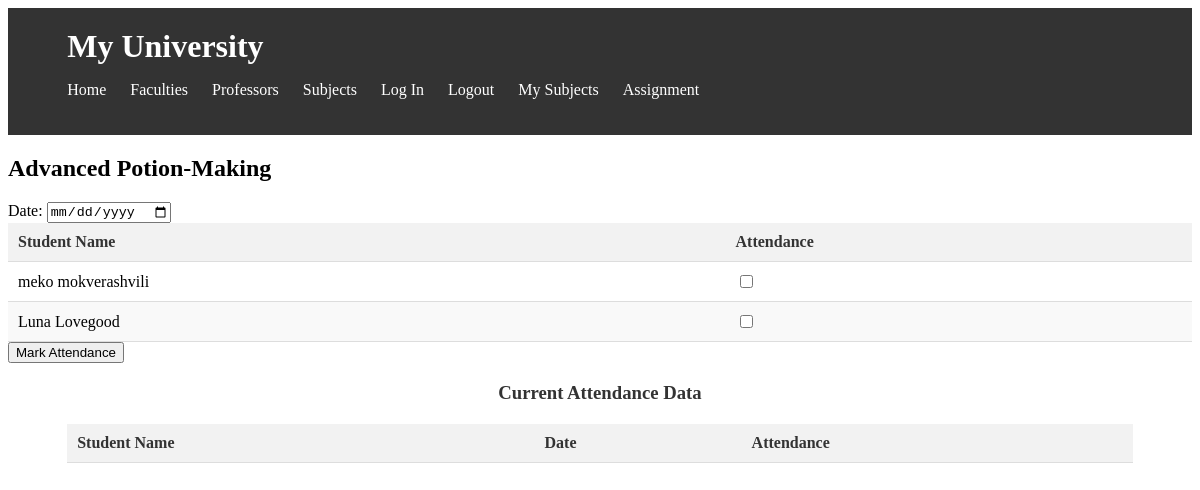
Before: /mark_attendance/1/ (signed in) with the older database file.
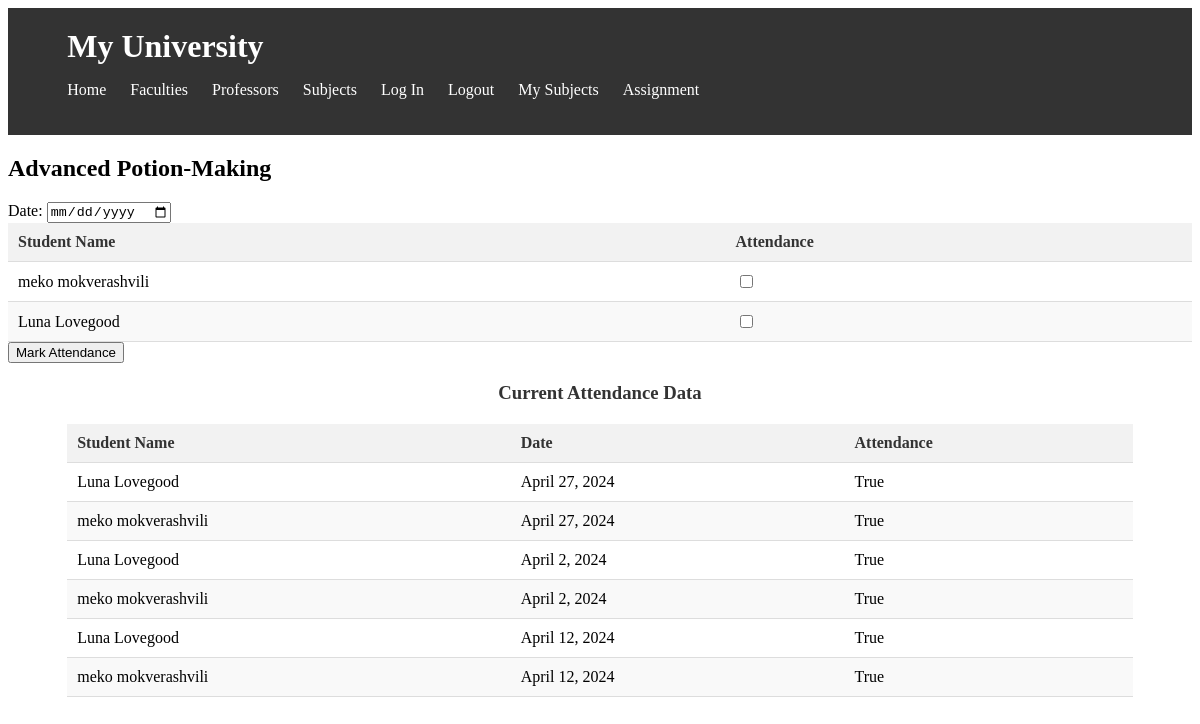
After: the same page with the newer database file.
### university/models/course.py (models this page shows, shortened)
class Course(models.Model):
    name = models.CharField(max_length=100, verbose_name=_('Course Name'))
    description = models.TextField(verbose_name=_('Description'))
    professor = models.ForeignKey('university.Professor', on_delete=models.CASCADE, related_name='courses',
                                  verbose_name=_('Professor'), blank=True, null=True)
    syllabus = models.FileField(upload_to='university/syllabus/', verbose_name=_('Syllabus'))
    number_of_credits = models.PositiveIntegerField(verbose_name=_('Number of Credits'), default=0, blank=True)
    created_at = models.DateTimeField(auto_now_add=True, verbose_name=_('Created At'))
    updated_at = models.DateTimeField(auto_now=True, verbose_name=_('Updated At'))
    class Meta:
        verbose_name = _('Course')
        verbose_name_plural = _('Courses')
        ordering = ('-created_at',)

### university/models/Taking_Subjects.py (models this page shows, shortened)
class TakingSubjects(models.Model):
    student = models.ForeignKey(Student, on_delete=models.CASCADE, related_name='taken_subjects',
                                 verbose_name=_('Student'))
    course = models.ForeignKey(Course, on_delete=models.CASCADE, related_name='students_taking',
                               verbose_name=_('Course'))
    semester = models.PositiveIntegerField(verbose_name=_('Semester'), default=1,
                                           validators=[MinValueValidator(1), MaxValueValidator(8)])  # Assuming a semester range from 1 to 8
    created_at = models.DateTimeField(auto_now_add=True, verbose_name=_('Created At'))
    updated_at = models.DateTimeField(auto_now=True, verbose_name=_('Updated At'))
    class Meta:
        verbose_name = _('Taking Subject')
        verbose_name_plural = _('Taking Subjects')
        ordering = ('-created_at',)

### university/models/student.py (models this page shows, shortened)
class Student(models.Model):
    user = models.OneToOneField(User, on_delete=models.SET_NULL, related_name='student', null=True, blank=True)
    first_name = models.CharField(max_length=100, verbose_name=_('First Name'))
    last_name = models.CharField(max_length=100, verbose_name=_('Last Name'))
    email = models.EmailField(max_length=100, verbose_name=_('Email'), default='', blank=True)
    gpa = models.FloatField(
        verbose_name='GPA',
        validators=[MaxValueValidator(4.0)],
        default=0.0
    )
    faculty = models.ForeignKey('university.Faculty', on_delete=models.CASCADE, related_name='students',
                                verbose_name=_('Faculty'), blank=True, null=True)
    created_at = models.DateTimeField(auto_now_add=True, verbose_name=_('Created At'))
    updated_at = models.DateTimeField(auto_now=True, verbose_name=_('Updated At'))
    class Meta:
        verbose_name = _('Student')
        verbose_name_plural = _('Students')
        ordering = ('-created_at',)

### university/models/attendance.py (models this page shows, shortened)
class Attendance(models.Model):
    student = models.ForeignKey(Student, on_delete=models.CASCADE, related_name='attendances',
                                 verbose_name=_('Student'))
    course = models.ForeignKey(Course, on_delete=models.CASCADE, related_name='attendances',
                               verbose_name=_('Course'))
    date = models.DateField(verbose_name=_('Date'))
    is_present = models.BooleanField(default=True, verbose_name=_('Is Present'))
    created_at = models.DateTimeField(auto_now_add=True, verbose_name=_('Created At'))
    updated_at = models.DateTimeField(auto_now=True, verbose_name=_('Updated At'))
    class Meta:
        verbose_name = _('Attendance')
        verbose_name_plural = _('Attendances')
        ordering = ('-created_at',)

### university/views/professor.py (the view, shortened to what this page needs)
# urls.py: path('mark_attendance/<int:subject_id>/', mark_attendance, name='mark_attendance'),
@login_required
def mark_attendance(request, subject_id):
    all_attendance = Attendance.objects.filter(course=subject_id)
    subject = get_object_or_404(Course, id=subject_id)
    students_taking_course = TakingSubjects.objects.filter(course=subject)
    courses_with_students = [{'course': subject, 'students': students_taking_course}]
    return render(request, 'university/mark_attendance.html',
                  {'courses_with_students': courses_with_students, 'all_attendance': all_attendance})

### university/templates/university/mark_attendance.html (shortened to what this page needs)
{% include 'university/header.html' %}
{% for course_with_students in courses_with_students %}
    <h2>{{ course_with_students.course.name }}</h2>
    <form method="post">
        <label for="date">Date:</label>
        <input type="date" id="date" name="date">
        <table>
            <thead>
                <tr>
                    <th>Student Name</th>
                    <th>Attendance</th>
                </tr>
            </thead>
            <tbody>
                {% for student in course_with_students.students %}
                    <tr>
                        <td>{{ student.student.first_name }} {{ student.student.last_name }}</td>
                        <td>
                            <input type="checkbox" name="attended_{{ student.student.id }}" value="True">
                        </td>
                    </tr>
                {% endfor %}
            </tbody>
        </table>
        <button type="submit">Mark Attendance</button>
    </form>
    <div class="container">
        <h3>Current Attendance Data</h3>
        <table>
            <thead>
                <tr>
                    <th>Student Name</th>
                    <th>Date</th>
                    <th>Attendance</th>
                </tr>
            </thead>
            <tbody>
                {% for attendance in all_attendance %}
                    <tr>
                        <td>{{ attendance.student.first_name }} {{ attendance.student.last_name }}</td>
                        <td>{{ attendance.date }}</td>
                        <td>{{ attendance.is_present }}</td>
                    </tr>
                {% endfor %}
            </tbody>
        </table>
    </div>
{% endfor %}

Changed rows visible on the page:
added Attendance: student.first_name "Luna", student.last_name "Lovegood", date "April 27, 2024", is_present "True"
added Attendance: student.first_name "meko", student.last_name "mokverashvili", date "April 27, 2024", is_present "True"
added Attendance: student.first_name "Luna", student.last_name "Lovegood", date "April 2, 2024", is_present "True"
added Attendance: student.first_name "meko", student.last_name "mokverashvili", date "April 2, 2024", is_present "True"
added Attendance: student.first_name "Luna", student.last_name "Lovegood", date "April 12, 2024", is_present "True"
added Attendance: student.first_name "meko", student.last_name "mokverashvili", date "April 12, 2024", is_present "True"
